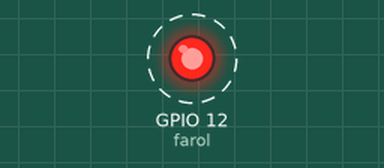
Simulated run of this sketch. Board: ESP32. Parts: output pins drawn as LEDs (lit = HIGH). Dashed ring = blinking.

Above: at 1.0 s.
Timing chart, 0 to 5.5 s (numbered marks = the images above):
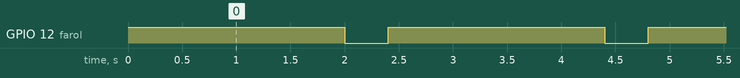

The sketch:

sketch.ino
```cpp
// C++ code

  int farol = 12;

void setup()
{
  pinMode(farol, OUTPUT);//FUNÇÃO DE SAÍDA DO PINO 13

}

void loop()
{
  digitalWrite(farol, HIGH);//Acende o led
  delay(2000);
  digitalWrite(farol, LOW);//Apaga o led
  delay(400);

}  
```

Measured:
- by itself, GPIO 12 (farol): alternates HIGH for 2.0 s and LOW for 0.40 s
